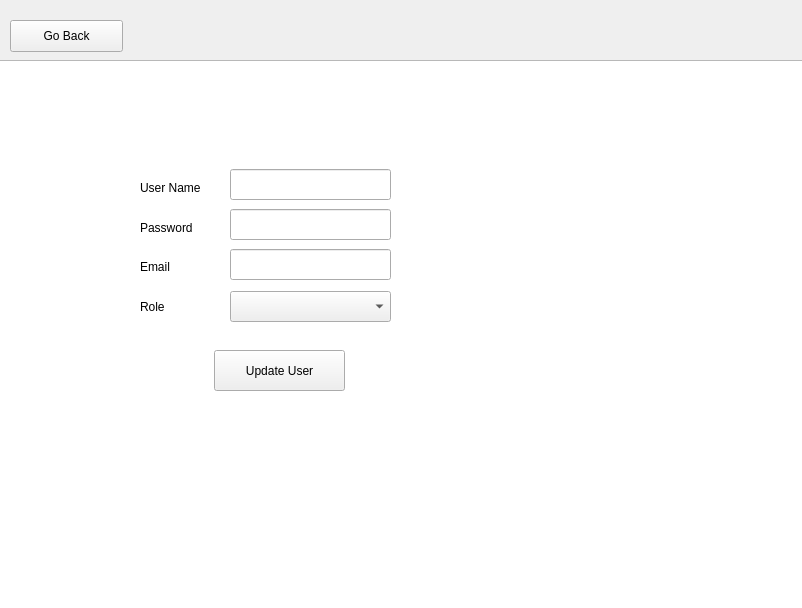
<?xml version="1.0" encoding="UTF-8"?>
<ui version="4.0">
 <class>Form</class>
 <widget class="QWidget" name="Form">
  <property name="enabled">
   <bool>true</bool>
  </property>
  <property name="geometry">
   <rect>
    <x>0</x>
    <y>0</y>
    <width>802</width>
    <height>608</height>
   </rect>
  </property>
  <property name="acceptDrops">
   <bool>true</bool>
  </property>
  <property name="windowTitle">
   <string>Components</string>
  </property>
  <property name="inputMethodHints">
   <set>Qt::ImhNone</set>
  </property>
  <widget class="QTableView" name="tableView">
   <property name="geometry">
    <rect>
     <x>-465</x>
     <y>60</y>
     <width>1731</width>
     <height>791</height>
    </rect>
   </property>
  </widget>
  <widget class="QLabel" name="label_5">
   <property name="geometry">
    <rect>
     <x>140</x>
     <y>300</y>
     <width>47</width>
     <height>13</height>
    </rect>
   </property>
   <property name="text">
    <string>Role</string>
   </property>
  </widget>
  <widget class="QLineEdit" name="userName">
   <property name="geometry">
    <rect>
     <x>230</x>
     <y>169</y>
     <width>161</width>
     <height>31</height>
    </rect>
   </property>
  </widget>
  <widget class="QLabel" name="label_2">
   <property name="geometry">
    <rect>
     <x>140</x>
     <y>180</y>
     <width>71</width>
     <height>16</height>
    </rect>
   </property>
   <property name="text">
    <string>User Name</string>
   </property>
  </widget>
  <widget class="QLabel" name="label_3">
   <property name="geometry">
    <rect>
     <x>140</x>
     <y>220</y>
     <width>61</width>
     <height>16</height>
    </rect>
   </property>
   <property name="text">
    <string>Password</string>
   </property>
  </widget>
  <widget class="QLineEdit" name="emailID">
   <property name="geometry">
    <rect>
     <x>230</x>
     <y>249</y>
     <width>161</width>
     <height>31</height>
    </rect>
   </property>
  </widget>
  <widget class="QPushButton" name="updateUserButton">
   <property name="geometry">
    <rect>
     <x>214</x>
     <y>350</y>
     <width>131</width>
     <height>41</height>
    </rect>
   </property>
   <property name="text">
    <string>Update User</string>
   </property>
  </widget>
  <widget class="QLabel" name="label_4">
   <property name="geometry">
    <rect>
     <x>140</x>
     <y>260</y>
     <width>47</width>
     <height>13</height>
    </rect>
   </property>
   <property name="text">
    <string>Email</string>
   </property>
  </widget>
  <widget class="QPushButton" name="backBtn">
   <property name="geometry">
    <rect>
     <x>10</x>
     <y>20</y>
     <width>113</width>
     <height>32</height>
    </rect>
   </property>
   <property name="text">
    <string>Go Back</string>
   </property>
  </widget>
  <widget class="QLineEdit" name="userPwd">
   <property name="geometry">
    <rect>
     <x>230</x>
     <y>209</y>
     <width>161</width>
     <height>31</height>
    </rect>
   </property>
   <property name="autoFillBackground">
    <bool>false</bool>
   </property>
   <property name="inputMethodHints">
    <set>Qt::ImhHiddenText|Qt::ImhNoAutoUppercase|Qt::ImhNoPredictiveText|Qt::ImhSensitiveData</set>
   </property>
   <property name="echoMode">
    <enum>QLineEdit::Password</enum>
   </property>
  </widget>
  <widget class="QComboBox" name="userRolecombo">
   <property name="geometry">
    <rect>
     <x>230</x>
     <y>291</y>
     <width>161</width>
     <height>31</height>
    </rect>
   </property>
   <property name="toolTip">
    <string/>
   </property>
   <property name="statusTip">
    <string/>
   </property>
   <property name="whatsThis">
    <string/>
   </property>
   <property name="accessibleName">
    <string/>
   </property>
   <property name="accessibleDescription">
    <string/>
   </property>
   <property name="autoFillBackground">
    <bool>false</bool>
   </property>
   <property name="currentText">
    <string/>
   </property>
  </widget>
 </widget>
 <tabstops>
  <tabstop>userName</tabstop>
  <tabstop>userPwd</tabstop>
  <tabstop>emailID</tabstop>
  <tabstop>userRolecombo</tabstop>
  <tabstop>updateUserButton</tabstop>
  <tabstop>backBtn</tabstop>
 </tabstops>
 <resources/>
 <connections/>
</ui>
